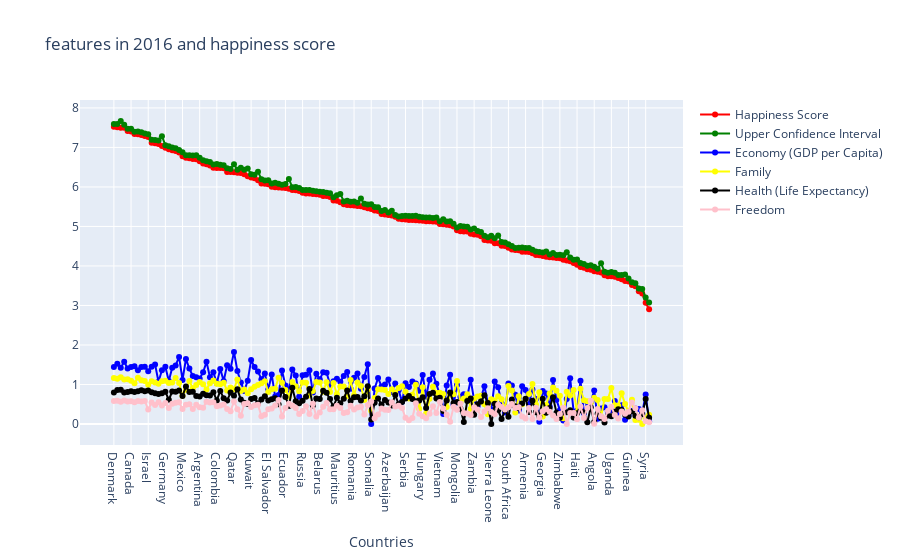

The notebook cell saved with this chart:
### Code cell
line_chart_feature(year_2016, ['Happiness Score', 'Upper Confidence Interval', 'Economy (GDP per Capita)','Family','Health (Life Expectancy)','Freedom'], '2016')

### Figure 1 — Plotly figure (JSON) as saved in the notebook; plotly's stock layout.template omitted (floating-point values rounded to 4 significant figures; data arrays with more than 128 entries replaced by an {"elided": "..."} marker saying what was removed)
{"data": [{"marker": {"color": "red"}, "mode": "lines+markers", "name": "Happiness Score", "text": {"elided": "157 str values"}, "type": "scatter", "x": {"elided": "157 str values"}, "y": {"elided": "157 float values"}}, {"marker": {"color": "green"}, "mode": "lines+markers", "name": "Upper Confidence Interval", "text": {"elided": "157 str values"}, "type": "scatter", "x": {"elided": "157 str values"}, "y": {"elided": "157 float values"}}, {"marker": {"color": "blue"}, "mode": "lines+markers", "name": "Economy (GDP per Capita)", "text": {"elided": "157 str values"}, "type": "scatter", "x": {"elided": "157 str values"}, "y": {"elided": "157 float values"}}, {"marker": {"color": "yellow"}, "mode": "lines+markers", "name": "Family", "text": {"elided": "157 str values"}, "type": "scatter", "x": {"elided": "157 str values"}, "y": {"elided": "157 float values"}}, {"marker": {"color": "black"}, "mode": "lines+markers", "name": "Health (Life Expectancy)", "text": {"elided": "157 str values"}, "type": "scatter", "x": {"elided": "157 str values"}, "y": {"elided": "157 float values"}}, {"marker": {"color": "pink"}, "mode": "lines+markers", "name": "Freedom", "text": {"elided": "157 str values"}, "type": "scatter", "x": {"elided": "157 str values"}, "y": {"elided": "157 float values"}}], "layout": {"hovermode": "x unified", "title": {"text": "features in 2016 and happiness score"}, "xaxis": {"ticklen": 5, "title": {"text": "Countries"}, "zeroline": false, "type": "category", "range": [-9.55, 165.5], "autorange": true}, "yaxis": {"type": "linear", "range": [-0.6123, 8.281], "autorange": true}, "autosize": true}}
